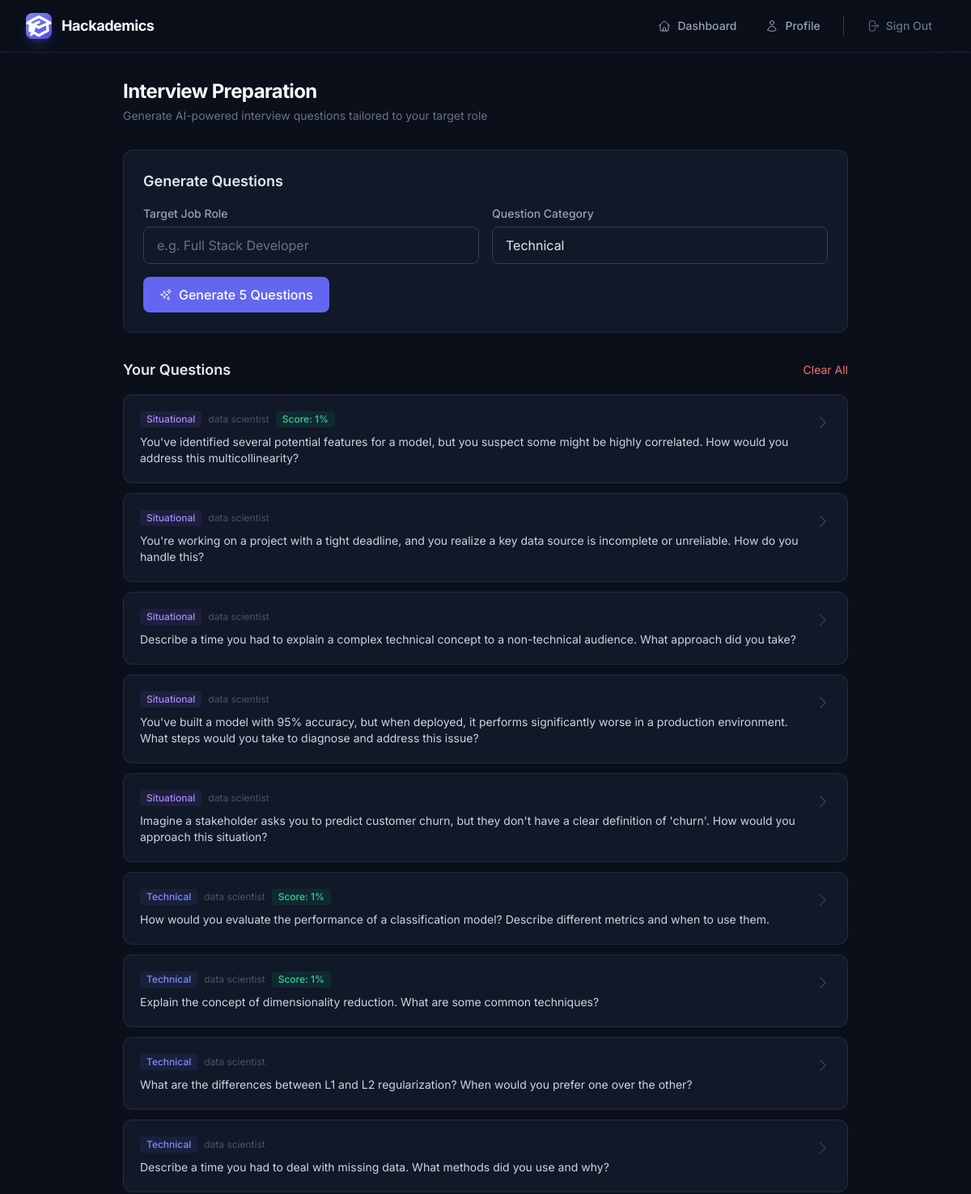
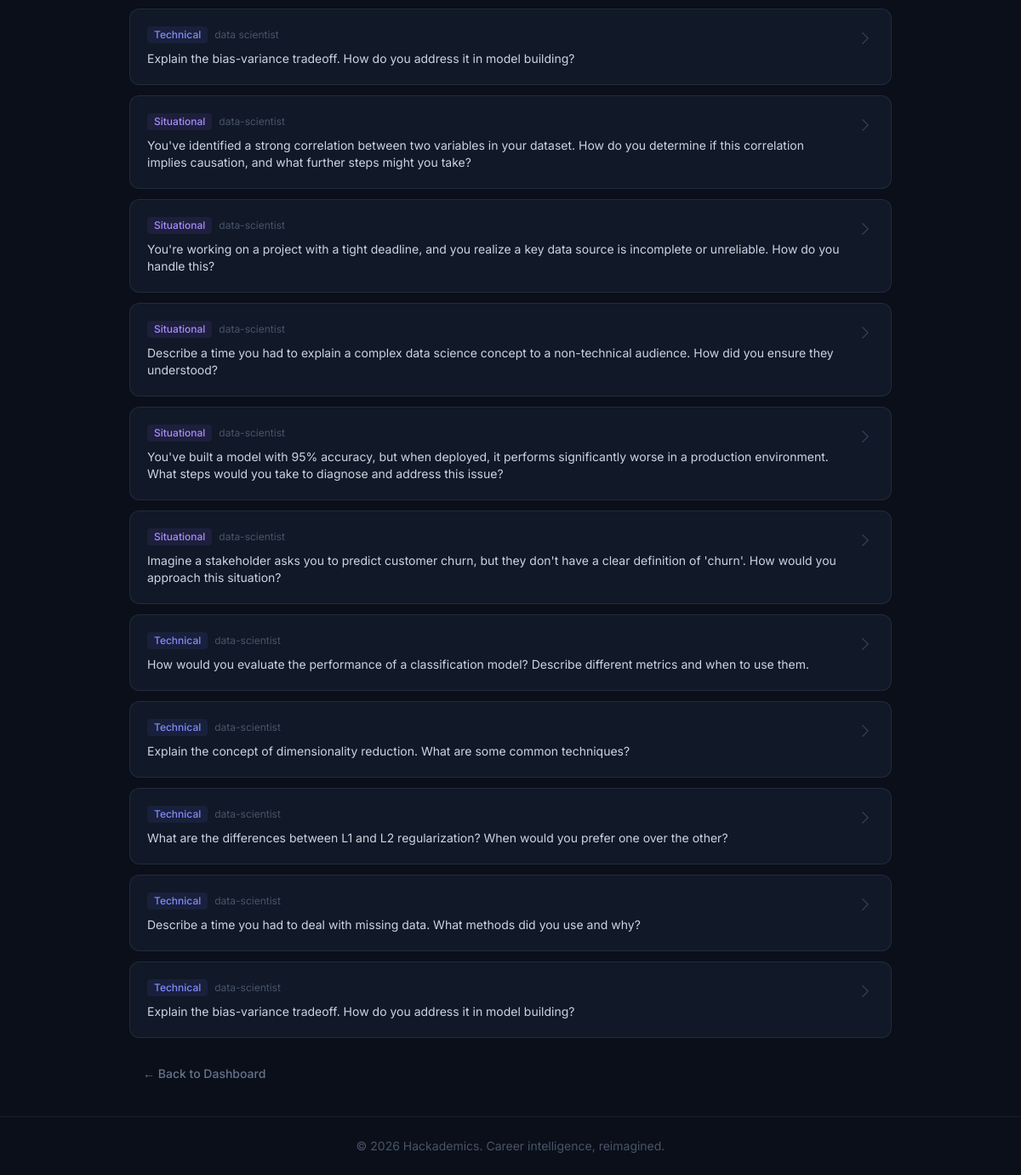
Screenshot of /competency/interview-prep/ (signed in) with the database file from the repository (2 pictures, top to bottom).
### competency/models.py (models this page shows, shortened)
class InterviewQuestion(models.Model):
    CATEGORY_CHOICES = [
        ('behavioral', 'Behavioral'),
        ('technical', 'Technical'),
        ('situational', 'Situational'),
        ('system_design', 'System Design'),
    ]
    user = models.ForeignKey(User, on_delete=models.CASCADE, related_name='interview_questions')
    job_role = models.CharField(max_length=100)
    category = models.CharField(max_length=20, choices=CATEGORY_CHOICES)
    question_text = models.TextField()
    model_answer = models.TextField(blank=True)
    user_answer = models.TextField(blank=True)
    feedback = models.TextField(blank=True)
    score = models.FloatField(null=True, blank=True)
    created_at = models.DateTimeField(auto_now_add=True)
    class Meta:
        ordering = ['-created_at']

### competency/views.py (the view, shortened to what this page needs)
# urls.py: path('interview-prep/', views.interview_prep_view, name='interview_prep'),
@login_required
def interview_prep_view(request):
    questions = InterviewQuestion.objects.filter(user=request.user)[:20]
    return render(request, 'competency/interview_prep.html', {'questions': questions})

### templates/competency/interview_prep.html (shortened to what this page needs)
{% extends 'base.html' %}
{% block content %}
<div class="max-w-4xl mx-auto animate-slide-up">
  <div class="mb-8">
    <h1 class="text-2xl font-bold text-surface-50 tracking-tight">Interview Preparation</h1>
    <p class="text-surface-400 text-sm mt-1">Generate AI-powered interview questions tailored to your target role</p>
  </div>
  <div class="card p-6 mb-8">
    <h2 class="text-lg font-semibold text-surface-100 mb-4">Generate Questions</h2>
    <form method="post" action="{% url 'interview_prep' %}" class="space-y-4">
      <div class="grid grid-cols-1 md:grid-cols-2 gap-4">
        <div>
          <label for="job_role" class="block text-sm font-medium text-surface-300 mb-1.5">Target Job Role</label>
          <input type="text" name="job_role" id="job_role" required placeholder="e.g. Full Stack Developer"
                 value="{{ job_role|default:'' }}"
                 class="w-full px-4 py-2.5 bg-surface-800 border border-surface-600 rounded-lg text-surface-100 placeholder-surface-500 focus:outline-none focus:ring-2 focus:ring-brand-500/50 focus:border-brand-500 transition-colors">
        </div>
        <div>
          <label for="category" class="block text-sm font-medium text-surface-300 mb-1.5">Question Category</label>
          <select name="category" id="category"
                  class="w-full px-4 py-2.5 bg-surface-800 border border-surface-600 rounded-lg text-surface-100 focus:outline-none focus:ring-2 focus:ring-brand-500/50 focus:border-brand-500 transition-colors">
            <option value="technical">Technical</option>
          </select>
        </div>
      </div>
      <button type="submit" class="btn-primary">
        Generate 5 Questions
      </button>
    </form>
  </div>
  {% if questions %}
  <div class="flex items-center justify-between mb-4">
    <h2 class="text-lg font-semibold text-surface-100">Your Questions</h2>
    <a href="{% url 'clear_interview_questions' %}" class="text-sm text-red-400 hover:text-red-300 transition-colors">Clear All</a>
  </div>
  <div class="space-y-3">
    {% for question in questions %}
    <a href="{% url 'interview_practice' question.pk %}" class="card p-5 block hover:border-brand-500/30 transition-all group">
      <div class="flex items-start justify-between gap-4">
        <div class="flex-1 min-w-0">
          <div class="flex items-center gap-2 mb-2">
            <span class="inline-flex px-2 py-0.5 rounded text-xs font-medium
              {% if question.category == 'technical' %}bg-brand-500/10 text-brand-400
              {% elif question.category == 'behavioral' %}bg-amber-500/10 text-amber-400
              {% else %}bg-violet-500/10 text-violet-400{% endif %}">
              {{ question.get_category_display }}
            </span>
            <span class="text-xs text-surface-500">{{ question.job_role }}</span>
            {% if question.score is not None %}
            <span class="inline-flex px-2 py-0.5 rounded text-xs font-medium
              {% if question.score >= 0.7 %}bg-emerald-500/10 text-emerald-400
              {% elif question.score >= 0.4 %}bg-amber-500/10 text-amber-400
              {% else %}bg-red-500/10 text-red-400{% endif %}">
              Score: {{ question.score|floatformat:0|default:"—" }}%
            </span>
            {% endif %}
          </div>
          <p class="text-sm text-surface-200 group-hover:text-surface-100 transition-colors">{{ question.question_text }}</p>
        </div>
        <svg class="w-5 h-5 text-surface-600 group-hover:text-brand-400 flex-shrink-0 mt-1 transition-colors" fill="none" viewBox="0 0 24 24" stroke-width="1.5" stroke="currentColor"><path stroke-linecap="round" stroke-linejoin="round" d="m8.25 4.5 7.5 7.5-7.5 7.5" /></svg>
      </div>
    </a>
    {% endfor %}
  </div>
  {% endif %}
  <div class="mt-6">
    <a href="{% url 'dashboard' %}" class="btn-ghost text-sm text-surface-400">&larr; Back to Dashboard</a>
  </div>
</div>
{% endblock %}

### rows the page displays
InterviewQuestion: category "Situational", job_role "data scientist", score "1", question_text "You've identified several potential features for a model, but you suspect some might be highly correlated. How would you address this multicollinearity?"
InterviewQuestion: category "Situational", job_role "data scientist", question_text "You're working on a project with a tight deadline, and you realize a key data source is incomplete or unreliable. How do you handle this?"
InterviewQuestion: category "Situational", job_role "data scientist", question_text "Describe a time you had to explain a complex technical concept to a non-technical audience. What approach did you take?"
InterviewQuestion: category "Situational", job_role "data scientist", question_text "You've built a model with 95% accuracy, but when deployed, it performs significantly worse in a production environment. What steps would you take to diagnose and address this issue?"
InterviewQuestion: category "Situational", job_role "data scientist", question_text "Imagine a stakeholder asks you to predict customer churn, but they don't have a clear definition of 'churn'. How would you approach this situation?"
InterviewQuestion: category "Technical", job_role "data scientist", score "1", question_text "How would you evaluate the performance of a classification model? Describe different metrics and when to use them."
InterviewQuestion: category "Technical", job_role "data scientist", score "1", question_text "Explain the concept of dimensionality reduction. What are some common techniques?"
InterviewQuestion: category "Technical", job_role "data scientist", question_text "What are the differences between L1 and L2 regularization? When would you prefer one over the other?"
InterviewQuestion: category "Technical", job_role "data scientist", question_text "Describe a time you had to deal with missing data. What methods did you use and why?"
InterviewQuestion: category "Technical", job_role "data scientist", question_text "Explain the bias-variance tradeoff. How do you address it in model building?"
InterviewQuestion: category "Situational", job_role "data-scientist", question_text "You've identified a strong correlation between two variables in your dataset. How do you determine if this correlation implies causation, and what further steps might you take?"
InterviewQuestion: category "Situational", job_role "data-scientist", question_text "You're working on a project with a tight deadline, and you realize a key data source is incomplete or unreliable. How do you handle this?"
InterviewQuestion: category "Situational", job_role "data-scientist", question_text "Describe a time you had to explain a complex data science concept to a non-technical audience. How did you ensure they understood?"
InterviewQuestion: category "Situational", job_role "data-scientist", question_text "You've built a model with 95% accuracy, but when deployed, it performs significantly worse in a production environment. What steps would you take to diagnose and address this issue?"
InterviewQuestion: category "Situational", job_role "data-scientist", question_text "Imagine a stakeholder asks you to predict customer churn, but they don't have a clear definition of 'churn'. How would you approach this situation?"
InterviewQuestion: category "Technical", job_role "data-scientist", question_text "How would you evaluate the performance of a classification model? Describe different metrics and when to use them."
InterviewQuestion: category "Technical", job_role "data-scientist", question_text "Explain the concept of dimensionality reduction. What are some common techniques?"
InterviewQuestion: category "Technical", job_role "data-scientist", question_text "What are the differences between L1 and L2 regularization? When would you prefer one over the other?"
InterviewQuestion: category "Technical", job_role "data-scientist", question_text "Describe a time you had to deal with missing data. What methods did you use and why?"
InterviewQuestion: category "Technical", job_role "data-scientist", question_text "Explain the bias-variance tradeoff. How do you address it in model building?"
